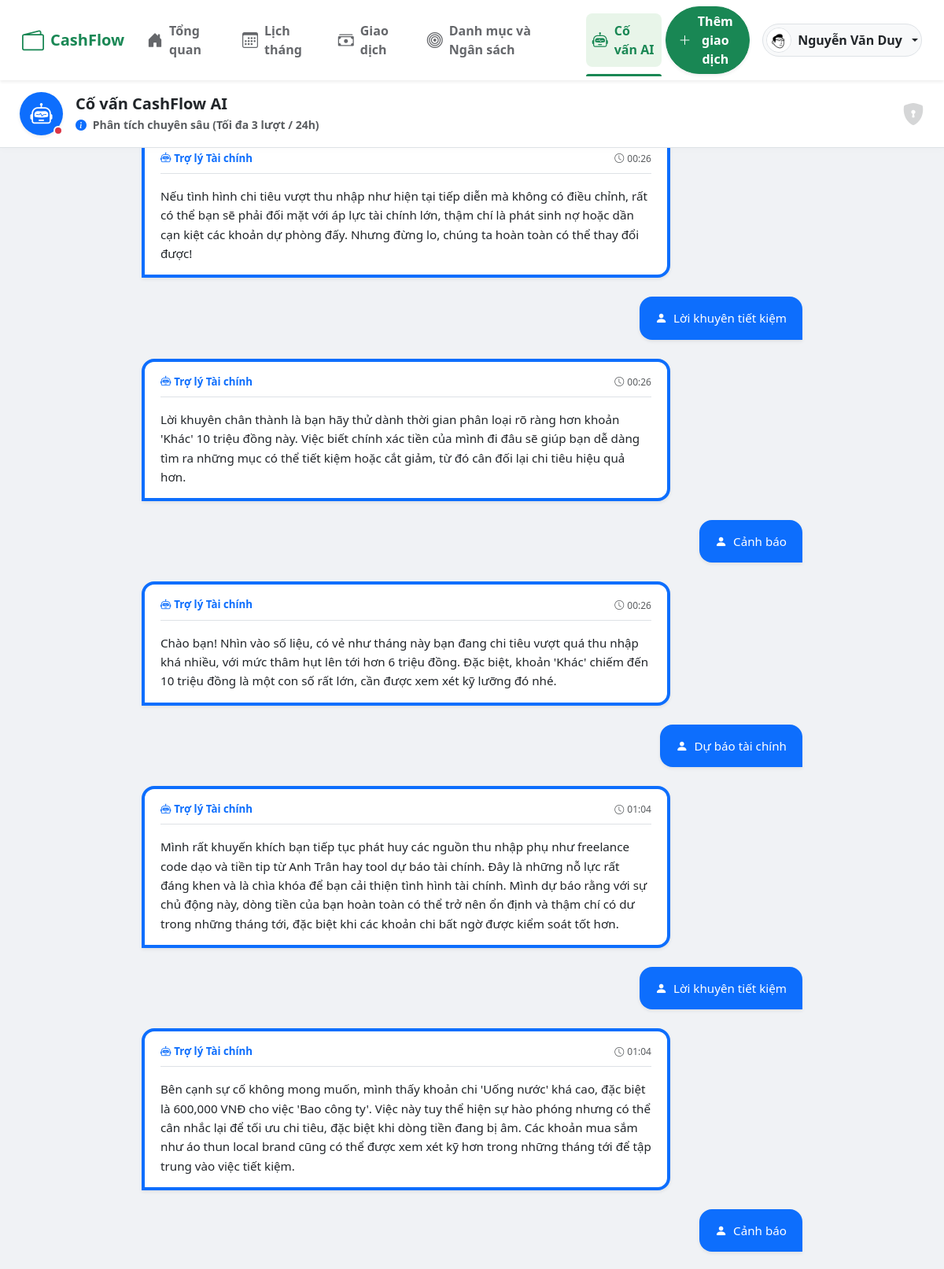
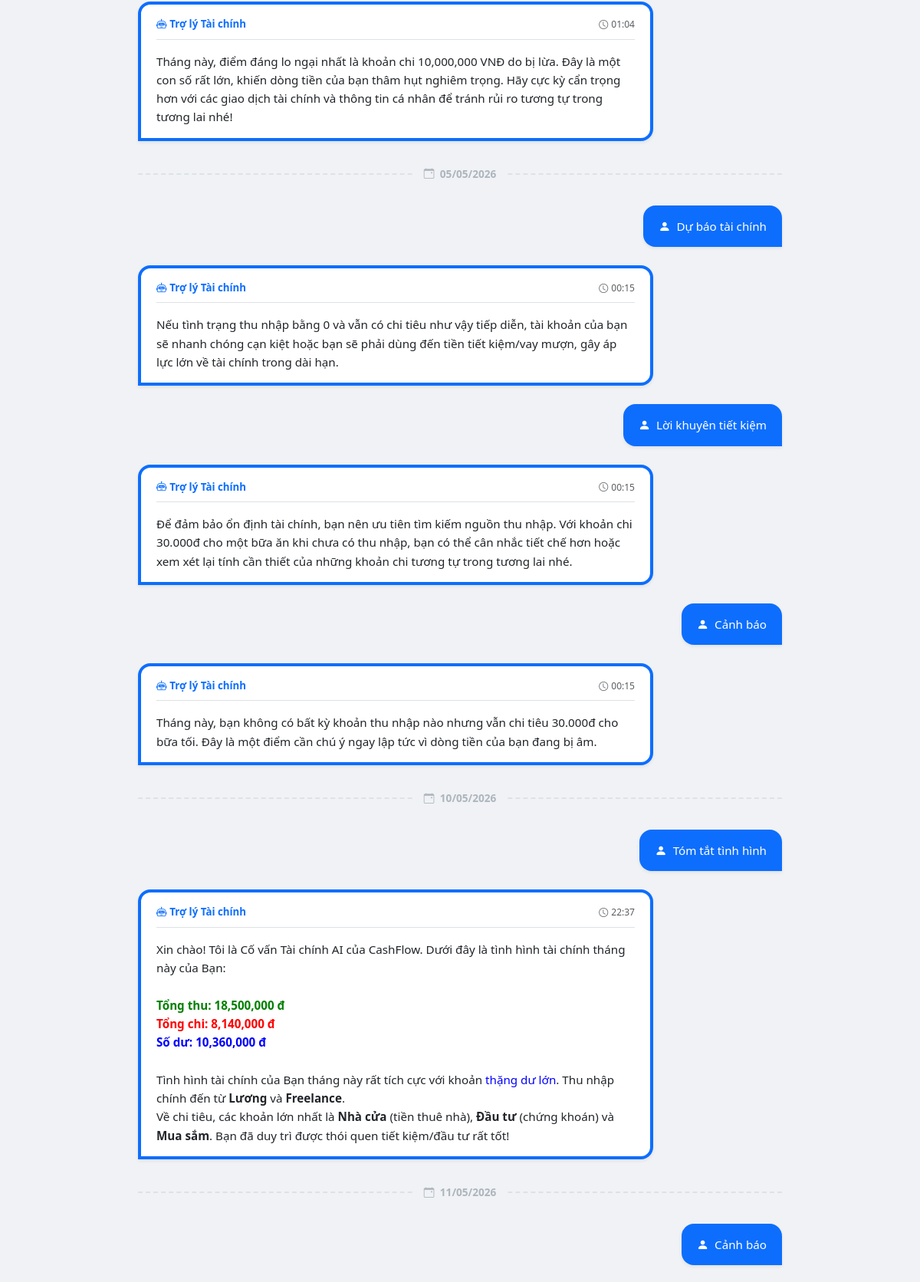
The page /source/GUI/pages/ai/advisor.php (signed in, upper part) on the database its author committed (2 pictures, top to bottom).
### tables this page shows
CREATE TABLE `users` (
  `id` int(11) NOT NULL,
  `full_name` varchar(100) NOT NULL,
  `avatar_url` varchar(255) DEFAULT NULL,
  `email` varchar(150) NOT NULL,
  `password_hash` varchar(255) NOT NULL,
  `is_first_login` tinyint(1) DEFAULT 1,
  `login_token` varchar(64) DEFAULT NULL,
  `created_at` datetime DEFAULT current_timestamp(),
  `updated_at` datetime DEFAULT current_timestamp() ON UPDATE current_timestamp(),
  `last_ai_consult_at` datetime DEFAULT NULL
);

CREATE TABLE `ai_insights` (
  `id` int(11) NOT NULL,
  `user_id` int(11) NOT NULL,
  `type` enum('warning','advice','forecast','summary') NOT NULL,
  `content` text NOT NULL,
  `is_read` tinyint(1) DEFAULT 0,
  `created_at` datetime DEFAULT current_timestamp()
);

### source/config/database.php (called while the page is built, shortened)
<?php
require_once __DIR__ . '/../vendor/autoload.php';
$dotenv = Dotenv\Dotenv::createImmutable(__DIR__ . '/../');
class Database {
    private static $instance = null;
    private $charset = 'utf8mb4';
    private function __construct() {
        $this->host = $_ENV['DB_HOST'];
        $this->db   = $_ENV['DB_NAME'];
        $this->user = $_ENV['DB_USER'];
        $this->pass = $_ENV['DB_PASS'];
        $dsn = "mysql:host=$this->host;dbname=$this->db;charset=$this->charset";
        $options = [
            PDO::ATTR_ERRMODE            => PDO::ERRMODE_EXCEPTION,
            PDO::ATTR_DEFAULT_FETCH_MODE => PDO::FETCH_ASSOC,
            PDO::ATTR_EMULATE_PREPARES   => false,
        ];
        try {
            $this->conn = new PDO($dsn, $this->user, $this->pass, $options);
        } catch (\PDOException $e) {
            throw new \PDOException($e->getMessage(), (int)$e->getCode());
        }
    }
    public static function getInstance() {
        if (self::$instance == null) {
            self::$instance = new Database();
        }
        return self::$instance->conn;
    }
}
?>

### source/BUS/UserBUS.php (called while the page is built, shortened)
<?php
class UserBUS {
    private $userDAL;
    public function __construct() {
        $this->userDAL = new UserDAL();
    }
    public function getUserById($id) {
        return $this->userDAL->getUserById($id);
    }
}
?>

### source/DAL/UserDAL.php (called while the page is built, shortened)
<?php
class UserDAL {
    private $db;
    public function __construct() {
        $this->db = Database::getInstance();
    }
    public function getUserById($id) {
        $sql = "SELECT * FROM users WHERE id = :id LIMIT 1";
        $stmt = $this->db->prepare($sql);
        $stmt->bindParam(':id', $id, PDO::PARAM_INT);
        $stmt->execute();
        return $stmt->fetch();
    }
}
?>

### source/autoload.php (called while the page is built, shortened)
<?php
spl_autoload_register(function ($class_name) {
    $directories = [
        'config/',
        'DTO/',
        'DAL/',
        'BUS/',
        'GUI/controllers/',
        'helpers/',
        'middleware/'
    ];
    foreach ($directories as $directory) {
        $file = __DIR__ . '/' . $directory . $class_name . '.php';
        if (file_exists($file)) {
            return;
        }
    }
});
?>

### source/BUS/AiAdvisorBUS.php (called while the page is built, shortened)
<?php
class AiAdvisorBUS
{
    private AiInsightDal $aiDal;
    public function __construct() {
        $this->aiDal       = new AiInsightDAL();
    }
    public function checkCooldown(int $userId): array {
        $insights = $this->aiDal->getInsightsByUser($userId, 10);
        $activeRequests = [];
        $now = time();
        foreach ($insights as $msg) {
            $msgTime = strtotime($msg['created_at']);
            $diff = abs($now - $msgTime);
            if ($diff <= self::COOLDOWN_SECONDS) {
                $activeRequests[] = $msgTime;
            }
        }
        $used = count($activeRequests);
        $max = self::MAX_DAILY_CONSULTS;
        if ($used >= $max) {
            $oldestActive = min($activeRequests);
            $diff = abs($now - $oldestActive);
            $hoursLeft = ceil((self::COOLDOWN_SECONDS - $diff) / 3600);
            return ['can_consult' => false, 'hours_left' => $hoursLeft, 'used' => $used, 'max' => $max];
        }
        return ['can_consult' => true, 'used' => $used, 'max' => $max, 'hours_left' => 0];
    }
    public function getUserInsights(int $userId): array {
        return $this->aiDal->getInsightsByUser($userId, 100);
    }
}
?>

### source/DAL/AiInsightDAL.php (called while the page is built, shortened)
<?php
require_once __DIR__ . '/../config/database.php';
class AiInsightDAL
{
    private PDO $db;
    public function __construct() {
        $this->db = Database::getInstance();
    }
    public function getInsightsByUser(int $user_id, int $limit = 10) {
        $sql = "SELECT id, type, content, is_read, created_at
                FROM ai_insights
                WHERE user_id = :user_id
                ORDER BY created_at DESC
                LIMIT :limit_count";
        $stmt = $this->db->prepare($sql);
        $stmt->bindValue(':user_id',     $user_id, PDO::PARAM_INT);
        $stmt->bindValue(':limit_count', $limit,   PDO::PARAM_INT);
        $stmt->execute();
        return $stmt->fetchAll(PDO::FETCH_ASSOC);
    }
}

### source/GUI/pages/ai/advisor.php (the view, shortened to what this page needs)
<?php
require_once __DIR__ . '/../../../autoload.php';
$aiBus = new AiAdvisorBUS();
$userId = $_SESSION['user_id'];
$chatHistory = $aiBus->getUserInsights($userId);
$cooldown = $aiBus->checkCooldown($userId);
$canChat = $cooldown['can_consult'];
$maxRequests = $cooldown['max'] ?? 3;
$groupedHistory = [];
$typeToUserMsg = [
    'warning' => 'Cảnh báo',
    'advice'  => 'Lời khuyên tiết kiệm',
    'forecast'=> 'Dự báo tài chính',
    'summary' => 'Tóm tắt tình hình'
];
foreach (array_reverse($chatHistory) as $msg) {
    $dateStr = date('Y-m-d', strtotime($msg['created_at']));
    $groupedHistory[$dateStr][] = $msg;
}
?>
<!DOCTYPE html>
<html lang="vi">
<head>
    <link href="https://cdn.jsdelivr.net/npm/bootstrap@5.3.0/dist/css/bootstrap.min.css" rel="stylesheet">
    <link rel="stylesheet" href="https://cdn.jsdelivr.net/npm/bootstrap-icons@1.11.1/font/bootstrap-icons.css">
    <link rel="stylesheet" href="../../assets/css/style.css">
</head>
<body>
    <?php require_once __DIR__ . '/../../components/header.php'; ?>
    <main class="main-chat-wrapper">
        <div class="chat-header d-flex justify-content-between align-items-center">
            <div class="d-flex align-items-center">
                <div class="position-relative">
                    <div class="bg-primary text-white rounded-circle d-flex justify-content-center align-items-center shadow-sm" style="width: 55px; height: 55px;">
                        <i class="bi bi-robot fs-3"></i>
                    </div>
                    <span class="position-absolute bottom-0 end-0 p-1 border border-2 border-white rounded-circle <?= $canChat ? 'bg-success' : 'bg-danger' ?>" title="<?= $canChat ? 'Trực tuyến' : 'Nghỉ ngơi' ?>"></span>
                </div>
                <div class="ms-3">
                    <h5 class="fw-bold text-dark mb-1">Cố vấn CashFlow AI</h5>
                    <div class="text-muted small fw-semibold">
                        <i class="bi bi-info-circle-fill me-1 text-primary"></i>
                        Phân tích chuyên sâu (Tối đa <?= $maxRequests ?> lượt / 24h)
                    </div>
                </div>
            </div>
            <div class="d-none d-md-block text-muted opacity-25">
                <i class="bi bi-shield-lock-fill fs-3"></i>
            </div>
        </div>
        <div class="chat-container" id="chatBox">
            <?php foreach ($groupedHistory as $date => $messages): ?>
                <div class="date-divider">
                    <span>
                        <i class="bi bi-calendar-event me-1"></i>
                        <?= $date === date('Y-m-d') ? 'Hôm nay' : date('d/m/Y', strtotime($date)) ?>
                    </span>
                </div>
                <?php foreach ($messages as $msg): ?>
                    <div class="d-flex mb-4 justify-content-end">
                        <div class="chat-bubble bubble-user rounded-4 shadow-sm">
                            <i class="bi bi-person-fill me-1"></i> <?= $typeToUserMsg[$msg['type']] ?? 'Tương tác AI' ?>
                        </div>
                    </div>
                    <div class="d-flex mb-4">
                        <div class="chat-bubble bubble-ai rounded-4 shadow-sm w-100 border-start border-4 border-primary">
                            <div class="d-flex justify-content-between align-items-center mb-3 border-bottom pb-2">
                                <span class="fw-bold text-primary small"><i class="bi bi-robot me-1"></i>Trợ lý Tài chính</span>
                                <span class="text-muted" style="font-size: 0.75rem;"><i class="bi bi-clock me-1"></i><?= date('H:i', strtotime($msg['created_at'])) ?></span>
                            </div>
                            <div><?= $msg['content'] ?></div>
                        </div>
                    </div>
                <?php endforeach; ?>
            <?php endforeach; ?>
        </div>
    </main>
</body>
</html>

### source/GUI/components/header.php (shortened to what this page needs)
<?php
$menuItems = [
    ['url' => '../analytics/dashboard.php', 'icon' => 'bi-house-door-fill', 'title' => 'Tổng quan', 'keyword' => 'dashboard'],
        ['url' => '../calendar/index.php', 'icon' => 'bi-calendar3', 'title' => 'Lịch tháng', 'keyword' => 'calendar'],
    ['url' => '../transactions/index.php', 'icon' => 'bi-cash-stack', 'title' => 'Giao dịch', 'keyword' => 'transactions'],
    ['url' => '../budgets/index.php', 'icon' => 'bi-bullseye', 'title' => 'Danh mục và Ngân sách', 'keyword' => 'budgets'],
    ['url' => '../ai/advisor.php', 'icon' => 'bi-robot', 'title' => 'Cố vấn AI', 'keyword' => 'ai'],
];
$currentUri = $_SERVER['REQUEST_URI'];
$headerUserId = $_SESSION['user_id'] ?? null;
$headerUserName = $_SESSION['user_name'] ?? 'Khách';
$headerAvatar = 'https://ui-avatars.com/api/?name=' . urlencode($headerUserName) . '&background=198754&color=fff';
if ($headerUserId) {
    $headerUserBUS = new UserBUS();
    $headerUser = $headerUserBUS->getUserById($headerUserId);
    if ($headerUser) {
        $headerUserName = $headerUser['full_name'];
        if (!empty($headerUser['avatar_url'])) {
            $headerAvatar = '../../assets/images/avatars/' . ltrim($headerUser['avatar_url'], '/');
        }
    }
}
?>
<nav class="navbar navbar-expand-md sticky-top py-2 px-3 bg-white shadow-sm">
    <div class="container-fluid align-items-center">
        <a class="navbar-brand text-success fw-bold d-flex align-items-center gap-2" href="../analytics/dashboard.php">
            <i class="bi bi-wallet2 fs-3"></i><span>CashFlow</span>
        </a>
        <ul class="navbar-nav mx-auto desktop-nav d-none d-md-flex flex-row gap-2">
            <?php foreach ($menuItems as $item): ?>
                <li class="nav-item">
                    <a class="nav-link <?= strpos($currentUri, $item['keyword']) !== false ? 'active' : '' ?>" href="<?= $item['url'] ?>" title="<?= $item['title'] ?>">
                        <i class="bi <?= $item['icon'] ?> fs-5"></i> <span class="d-none d-lg-inline"><?= $item['title'] ?></span>
                    </a>
                </li>
            <?php endforeach; ?>
        </ul>
        <div class="d-flex align-items-center gap-3">
            <a href="javascript:void(0)" onclick="openGlobalAddModal()" class="btn btn-success rounded-pill px-3 shadow-sm d-none d-md-flex align-items-center fw-bold">
                <i class="bi bi-plus-lg"></i> <span class="d-none d-lg-inline ms-1">Thêm giao dịch</span>
            </a>
            <div class="dropdown">
                <a href="#" class="d-flex align-items-center text-dark text-decoration-none dropdown-toggle p-1 rounded-pill border" id="dropdownUser" data-bs-toggle="dropdown" aria-expanded="false" style="background-color: #f8f9fa;">
                    <img src="<?= htmlspecialchars($headerAvatar) ?>" alt="Avatar" class="header-avatar me-2">
                    <span class="fw-semibold me-2 d-none d-sm-inline"><?= htmlspecialchars($headerUserName) ?></span>
                </a>
            </div>
        </div>
    </div>
</nav>

### source/GUI/assets/css/style.css (style rules this page uses)
body { font-family: 'Segoe UI', Tahoma, Geneva, Verdana, sans-serif; background-color: #f0f2f5; padding-bottom: 70px; }
.navbar { background-color: #ffffff; box-shadow: 0 1px 4px rgba(0, 0, 0, 0.1); }
.desktop-nav .nav-link { color: #65676b; font-weight: 600; padding: 10px 15px; margin: 0 5px; border-radius: 8px; transition: background-color 0.2s ease; display: flex; align-items: center; gap: 8px; }
.desktop-nav .nav-link.active { color: #198754; background-color: #e8f5e9; position: relative; }
.desktop-nav .nav-link.active::after { content: ''; position: absolute; bottom: -12px; left: 0; width: 100%; height: 3px; background-color: #198754; border-radius: 3px 3px 0 0; }
@media (min-width: 769px) { body { padding-bottom: 0; } }

### source/GUI/pages/ai/advisor.php (style rules this page uses)
html, body { height: 100%; margin: 0; overflow: hidden; }
body { display: flex; flex-direction: column; background-color: #f0f2f5; }
.main-chat-wrapper { flex-grow: 1; display: flex; flex-direction: column; overflow: hidden; }
.chat-header { background-color: #fff; padding: 15px 25px; border-bottom: 1px solid #dee2e6; z-index: 10; box-shadow: 0 2px 10px rgba(0,0,0,0.02); }
.chat-container { flex-grow: 1; overflow-y: auto; padding: 25px 15%; background-color: #f0f2f5; scroll-behavior: smooth; }
.bubble-ai { background-color: #fff; border-bottom-left-radius: 0 !important; border: 1px solid #e9ecef; }
.bubble-user { background-color: #0d6efd; color: #fff; border-bottom-right-radius: 0 !important; margin-left: auto; }
.date-divider { text-align: center; position: relative; margin: 30px 0; }
.date-divider::before { content: ""; position: absolute; top: 50%; left: 0; right: 0; border-top: 2px dashed #dee2e6; z-index: 1; }
.date-divider span { background-color: #f0f2f5; padding: 0 15px; color: #adb5bd; font-size: 0.85rem; font-weight: bold; position: relative; z-index: 2; border-radius: 20px; }
.navbar { z-index: 20; }

### source/GUI/components/header.php (style rules this page uses)
.header-avatar { width: 32px; height: 32px; border-radius: 50%; object-fit: cover; border: 1px solid #dee2e6; background-color: #fff; }

### rows shown on the page
users: avatar_url (picture), full_name "Nguyễn Văn Duy"
ai_insights: created_at "00:26", content "Nếu tình hình chi tiêu vượt thu nhập như hiện tại tiếp diễn mà không có điều chỉnh, rất có thể bạn sẽ phải đối mặt với áp lực tài chính lớn, thậm chí là phát sinh nợ hoặc dần cạn kiệt các khoản dự phòng đấy. Nhưng đừng lo, chúng ta hoàn toàn có thể thay đổi được!"
ai_insights: type "Lời khuyên tiết kiệm", created_at "00:26", content "Lời khuyên chân thành là bạn hãy thử dành thời gian phân loại rõ ràng hơn khoản 'Khác' 10 triệu đồng này. Việc biết chính xác tiền của mình đi đâu sẽ giúp bạn dễ dàng tìm ra những mục có thể tiết kiệm hoặc cắt giảm, từ đó cân đối lại chi tiêu hiệu quả hơn."
ai_insights: type "Cảnh báo", created_at "00:26", content "Chào bạn! Nhìn vào số liệu, có vẻ như tháng này bạn đang chi tiêu vượt quá thu nhập khá nhiều, với mức thâm hụt lên tới hơn 6 triệu đồng. Đặc biệt, khoản 'Khác' chiếm đến 10 triệu đồng là một con số rất lớn, cần được xem xét kỹ lưỡng đó nhé."
ai_insights: type "Dự báo tài chính", created_at "01:04", content "Mình rất khuyến khích bạn tiếp tục phát huy các nguồn thu nhập phụ như freelance code dạo và tiền tip từ Anh Trân hay tool dự báo tài chính. Đây là những nỗ lực rất đáng khen và là chìa khóa để bạn cải thiện tình hình tài chính. Mình dự báo rằng với sự chủ động này, dòng tiền của bạn hoàn toàn có thể trở nên ổn định và thậm chí có dư trong những tháng tới, đặc biệt khi các khoản chi bất ngờ được kiểm soát tốt hơn."
ai_insights: type "Lời khuyên tiết kiệm", created_at "01:04", content "Bên cạnh sự cố không mong muốn, mình thấy khoản chi 'Uống nước' khá cao, đặc biệt là 600,000 VNĐ cho việc 'Bao công ty'. Việc này tuy thể hiện sự hào phóng nhưng có thể cân nhắc lại để tối ưu chi tiêu, đặc biệt khi dòng tiền đang bị âm. Các khoản mua sắm như áo thun local brand cũng có thể được xem xét kỹ hơn trong những tháng tới để tập trung vào việc tiết kiệm."
ai_insights: type "Cảnh báo", created_at "01:04", content "Tháng này, điểm đáng lo ngại nhất là khoản chi 10,000,000 VNĐ do bị lừa. Đây là một con số rất lớn, khiến dòng tiền của bạn thâm hụt nghiêm trọng. Hãy cực kỳ cẩn trọng hơn với các giao dịch tài chính và thông tin cá nhân để tránh rủi ro tương tự trong tương lai nhé!"
ai_insights: type "Dự báo tài chính", created_at "00:15", content "Nếu tình trạng thu nhập bằng 0 và vẫn có chi tiêu như vậy tiếp diễn, tài khoản của bạn sẽ nhanh chóng cạn kiệt hoặc bạn sẽ phải dùng đến tiền tiết kiệm/vay mượn, gây áp lực lớn về tài chính trong dài hạn."
ai_insights: type "Lời khuyên tiết kiệm", created_at "00:15", content "Để đảm bảo ổn định tài chính, bạn nên ưu tiên tìm kiếm nguồn thu nhập. Với khoản chi 30.000đ cho một bữa ăn khi chưa có thu nhập, bạn có thể cân nhắc tiết chế hơn hoặc xem xét lại tính cần thiết của những khoản chi tương tự trong tương lai nhé."
ai_insights: type "Cảnh báo", created_at "00:15", content "Tháng này, bạn không có bất kỳ khoản thu nhập nào nhưng vẫn chi tiêu 30.000đ cho bữa tối. Đây là một điểm cần chú ý ngay lập tức vì dòng tiền của bạn đang bị âm."
ai_insights: type "Tóm tắt tình hình", created_at "22:37", content "Xin chào! Tôi là Cố vấn Tài chính AI của CashFlow. Dưới đây là tình hình tài chính tháng này của Bạn: Tổng thu: 18,500,000 đ Tổng chi: 8,140,000 đ Số dư: 10,360,000 đ Tình hình tài chính của Bạn tháng này rất tích cực với khoản thặng dư lớn . Thu nhập chính đến từ Lương và Freelance . Về chi tiêu, các khoản lớn nhất là Nhà cửa (tiền thuê nhà), Đầu tư (chứng khoán) và Mua sắm . Bạn đã duy trì được thói quen tiết kiệm/đầu tư rất tốt!"
ai_insights: type "Cảnh báo"

### other values the page prints
$item['title'] "Tổng quan"
$item['title'] "Lịch tháng"
$item['title'] "Giao dịch"
$item['title'] "Danh mục và Ngân sách"
$item['title'] "Cố vấn AI"
$maxRequests "3"
date('d/m/Y', strtotime($date)) "05/05/2026"
date('d/m/Y', strtotime($date)) "10/05/2026"
date('d/m/Y', strtotime($date)) "11/05/2026"
